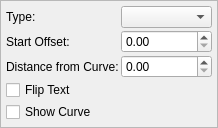
<?xml version="1.0" encoding="UTF-8"?>
<ui version="4.0">
 <class>PropertyWidget_PathTextBase</class>
 <widget class="QFrame" name="PropertyWidget_PathTextBase">
  <property name="geometry">
   <rect>
    <x>0</x>
    <y>0</y>
    <width>218</width>
    <height>118</height>
   </rect>
  </property>
  <property name="windowTitle">
   <string notr="true">Frame</string>
  </property>
  <property name="frameShape">
   <enum>QFrame::StyledPanel</enum>
  </property>
  <property name="frameShadow">
   <enum>QFrame::Raised</enum>
  </property>
  <layout class="QGridLayout" name="gridLayout">
   <property name="margin">
    <number>5</number>
   </property>
   <property name="spacing">
    <number>2</number>
   </property>
   <item row="0" column="0">
    <widget class="QLabel" name="pathTextTypeLabel">
     <property name="text">
      <string>Type:</string>
     </property>
    </widget>
   </item>
   <item row="0" column="1">
    <widget class="QComboBox" name="pathTextType"/>
   </item>
   <item row="1" column="0">
    <widget class="QLabel" name="startOffsetLabel">
     <property name="text">
      <string>Start Offset:</string>
     </property>
    </widget>
   </item>
   <item row="1" column="1">
    <widget class="ScrSpinBox" name="startOffset"/>
   </item>
   <item row="2" column="0">
    <widget class="QLabel" name="distFromCurveLabel">
     <property name="text">
      <string>Distance from Curve:</string>
     </property>
    </widget>
   </item>
   <item row="2" column="1">
    <widget class="ScrSpinBox" name="distFromCurve"/>
   </item>
   <item row="3" column="0">
    <widget class="QCheckBox" name="flippedPathText">
     <property name="text">
      <string>Flip Text</string>
     </property>
    </widget>
   </item>
   <item row="4" column="0">
    <widget class="QCheckBox" name="showCurveCheckBox">
     <property name="text">
      <string>Show Curve</string>
     </property>
    </widget>
   </item>
  </layout>
 </widget>
 <customwidgets>
  <customwidget>
   <class>ScrSpinBox</class>
   <extends>QDoubleSpinBox</extends>
   <header>ui/scrspinbox.h</header>
  </customwidget>
 </customwidgets>
 <resources/>
 <connections/>
</ui>
